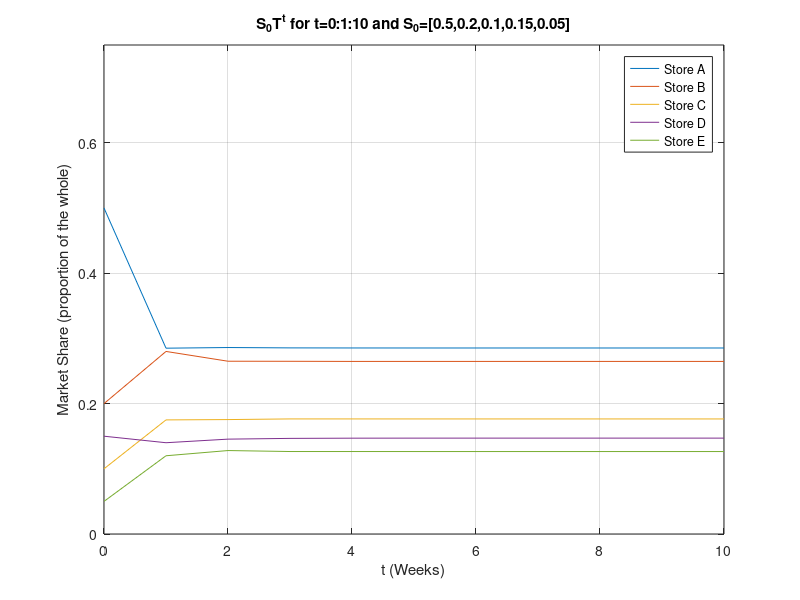

Reproduce this figure in MATLAB.
S=[0.5,0.2,0.1,0.15,0.05];
T=[0.3,0.3,0.2,0.1,0.1;0.3,0.3,0.1,0.1,0.2;0.3,0.1,0.3,0.2,0.1;0.2,0.3,0.1,0.3,0.1;0.3,0.3,0.2,0.1,0.1];

maxWeeks=10;

a=zeros(maxWeeks+1,5);
a(1,:)=S;

for weeks=1:1:maxWeeks;
  ST=S*T;
  a(weeks+1,:)=ST;
  S=ST;
endfor

t=[0:1:maxWeeks];
plot (t',a)
xlabel("t (Weeks)")
ylabel("Market Share (proportion of the whole)")
axis([0 maxWeeks 0.0 0.75])
grid on
legend("Store A","Store B","Store C","Store D","Store E")
title("S_0T^t for t=0:1:10 and S_0=[0.5,0.2,0.1,0.15,0.05]")